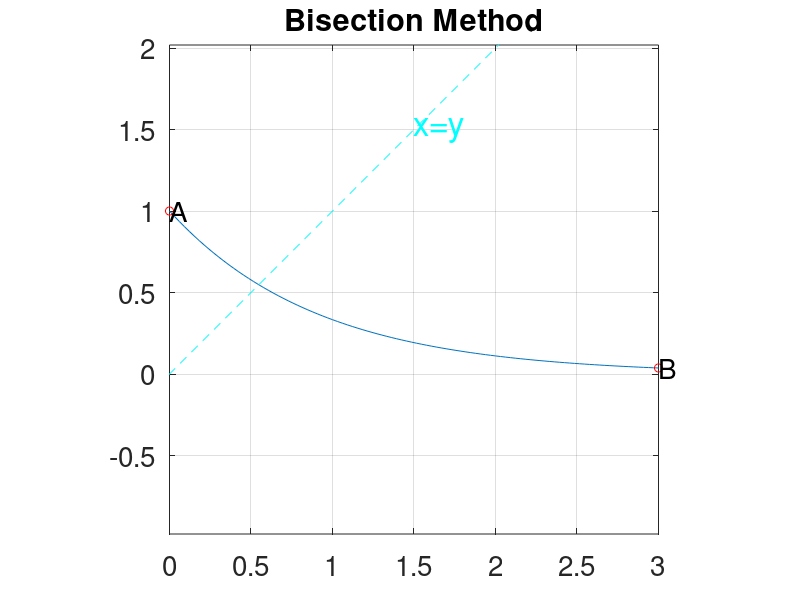

The MATLAB script that drew this image: (Note: this script raises an error after producing the figure.)
  a = 0;
  b = 3;
  TOL = 1e-5;  ## 0.00001 default tolerance 5 decimal places
  N = 100;     ## N is max iterations
  points = 100;
  ## where a, b are endpoints,

  ##prepare formatting
  format;
  %output_precision(digit)

  #function handle
  #f = @(x) (x.^2)-2;
  f = @(x) 3.^(-x);

  #x values range from a to b
  x = linspace(a,b,points);
  y = f(x);

  Fa = f(a);
  Fb = f(b);

  ## PLOTTING
  plot(x,y) ##TEST plot
  grid on;
  title('Bisection Method');
  set(gca,'FontSize',20);
  y_min = min(y);
  y_max = max(y);
  % Calculate the range for both x and y
  x_range = b - a;
  y_range = y_max - y_min;
  % Determine the maximum range for the aspect ratio
  max_range = max(x_range, y_range);
  % Calculate the new axis limits
  x_center = (b + a) / 2;
  y_center = (y_max + y_min) / 2;
  x_limit = [x_center - max_range / 2, x_center + max_range / 2];
  y_limit = [y_center - max_range / 2, y_center + max_range / 2];
  % Determine the tick locations at intervals of 2
  x_ticks = floor(x_limit(1)/2)*2 : 2 : ceil(x_limit(2)/2)*2;
  y_ticks = floor(y_limit(1)/2)*2 : 2 : ceil(y_limit(2)/2)*2;
  % Set the aspect ratio to 'equal' and specify axis limits and tick locations
  axis([x_limit, y_limit]);
  axis equal;
  hold on;
  #plot points a and b.
  plot(a, Fa, 'ro');
  plot(b, Fb, 'ro');
  text(a, Fa, "A","fontsize",20);
  text(b, Fb, "B","fontsize",20);

  edge = max(max(abs(x_limit)), max(abs(y_limit)));
  xy = linspace(-edge,edge,5);
  plot(xy, xy, 'c--');
  label_x = xy(4);  % Adjust as needed for label placement
  label_y = xy(4);  % Adjust as needed for label placement
  text(label_x, label_y, 'x=y', 'FontSize', 24, 'Color', 'cyan');

  #store computed values
  fixedpoint_result = zeros(0,3);
  column_labels = {'n', 'p', 'f(p)'};
  #initial guess: midpoint
  midpoint = (a + (b - a) / 2);
  px = midpoint;


  ## Fixed Point Iteration LOOP
  for i = 1:N
    n_str = num2str(i);
    py = f(px);

    fprintf('%3d\t p:%f\t p:%f\n',i,px,py);

    #Store data
    new_row = zeros(1,3);
    new_row(1,1) = i;
    new_row(1,2) = px;
    new_row(1,3) = py;
    fixedpoint_result = vertcat(fixedpoint_result, new_row);

    ##STOPPING CONDITION
    rel_error = fn_rel_err(px, py);
    if (rel_error < TOL)
    #if (abs(py-px) < TOL)
      output = py;
      fprintf('FIXED POINT REACHED at %f\n',py);
      plot(px, py, 'g*');
      text(px, py, ['p' n_str],"fontsize",15);
      fixedpoint_result_cell = [column_labels; num2cell(fixedpoint_result)];
      return;
    endif
    fprintf('\t abs err: %f\trel err: %f\n', abs_error, rel_error);

    ##PLOT the point
    plot(px, py, 'm+');
    text(px, py, ['p' n_str],"fontsize",15);

    ##UPDATE VALUES
    px = py;

  endfor

  fixedpoint_result_cell = [column_labels; num2cell(fixedpoint_result)];
  error('Method failed after %d iterations, last value: %f',N, py);

